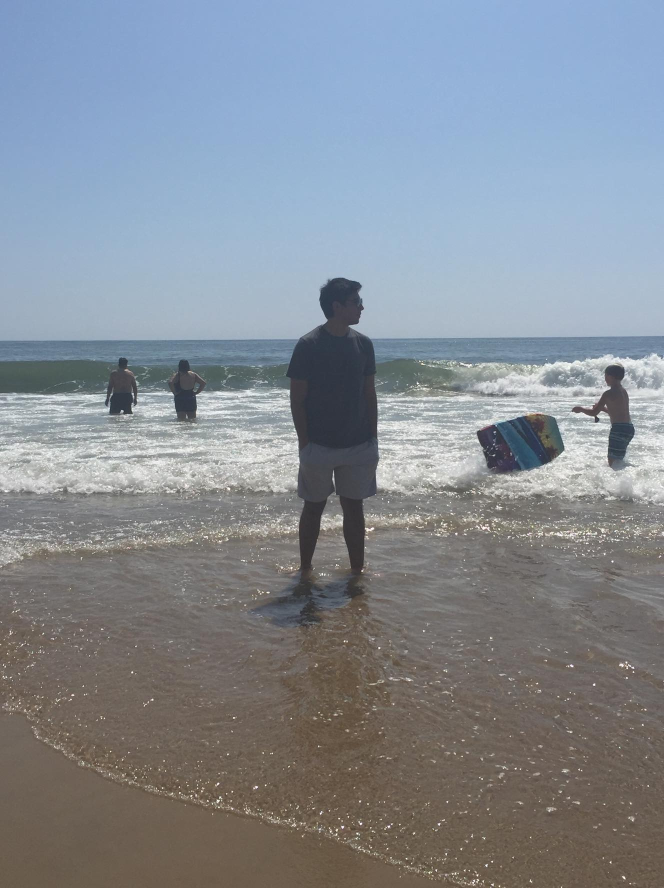
#> input picture Chapter 2/Histogram Of Oriented Gradients/test_e.jpg, 1328 x 1776 px (shown at 1/2 size)
$ python histogram.py
#> lines starting #> are read from the running program, lines starting #| are printed output that depends on the picture
import numpy as np
from skimage import exposure
from skimage import feature
import cv2

img = cv2.imread('test_e.jpg')
#> img is the input picture: shape (1776, 1328, 3); mean B, G, R 148.7, 140.1, 133.1

imX = 720
imY = 1080
img = cv2.resize(img,(imX,imY))
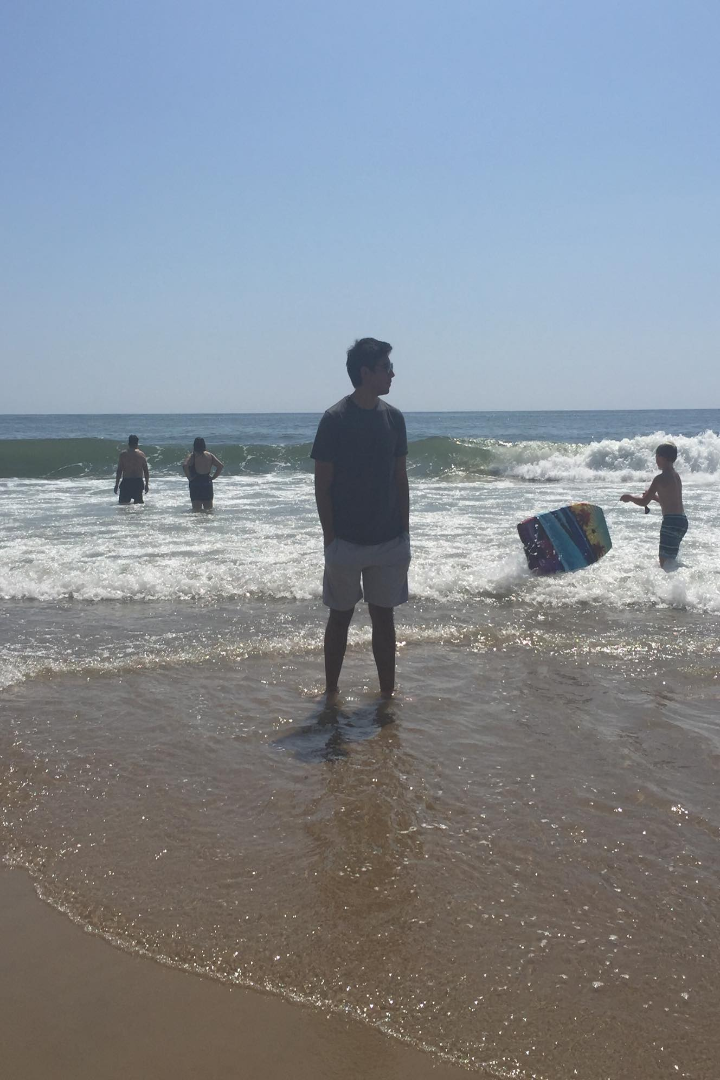
#> img: shape (1080, 720, 3); mean B, G, R 148.6, 140, 133

#Here we define the main parameters of the model
#The number of orientations will be 9 as we explained before
#We will have 64 pixels per cell
#Now we can divide the blocks in cells of 16 * 16, so we define blocks as 2 by 2
#each one of 8*8 pixels
#> (the run stopped early here; a loop or call above may not have finished)

$ run again, with Chapter 2/Histogram Of Oriented Gradients/face.jpg copied over Chapter 2/Histogram Of Oriented Gradients/test_e.jpg
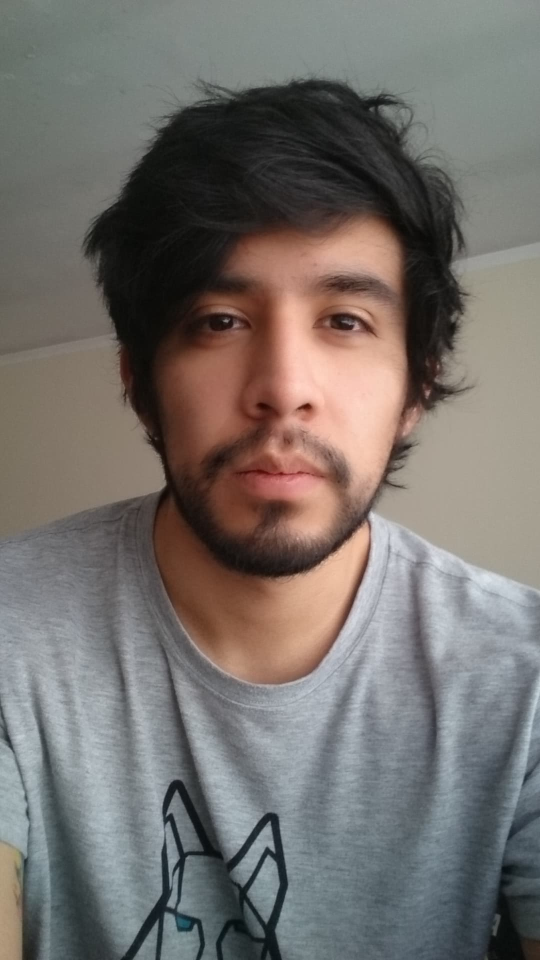
#> input picture Chapter 2/Histogram Of Oriented Gradients/face.jpg, 1080 x 1920 px (shown at 1/2 size)
#> img is the input picture: shape (1920, 1080, 3); mean B, G, R 108.3, 112.2, 117.1
#> `img = cv2.resize(img,(imX,imY))`:
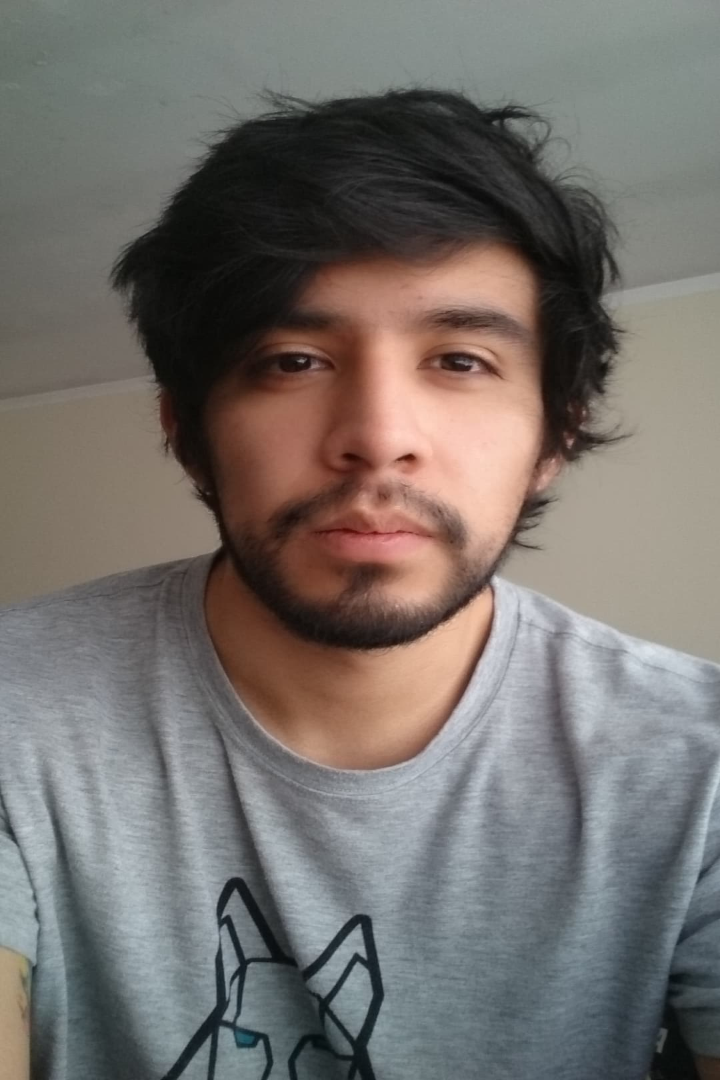
#> img: shape (1080, 720, 3); mean B, G, R 108.2, 112.1, 117.1

$ run again, with Chapter 2/Histogram Of Oriented Gradients/test_a.JPG copied over Chapter 2/Histogram Of Oriented Gradients/test_e.jpg
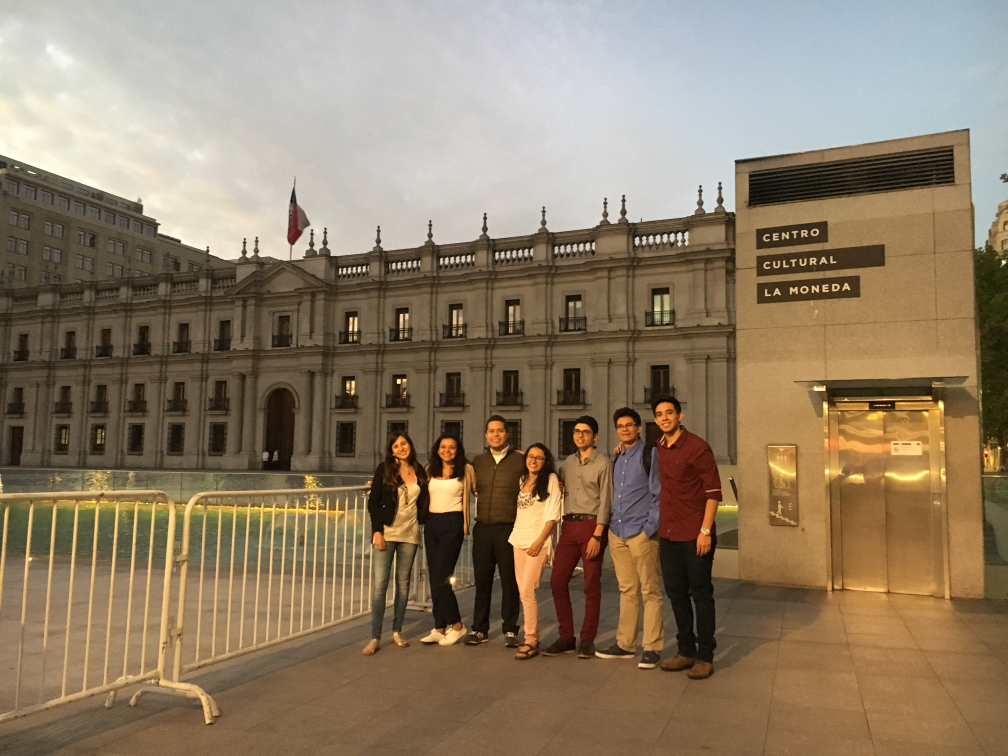
#> input picture Chapter 2/Histogram Of Oriented Gradients/test_a.JPG, 4032 x 3024 px (shown at 1/4 size)
#> img is the input picture: shape (3024, 4032, 3); mean B, G, R 101.6, 125, 142.9
#> `img = cv2.resize(img,(imX,imY))`:
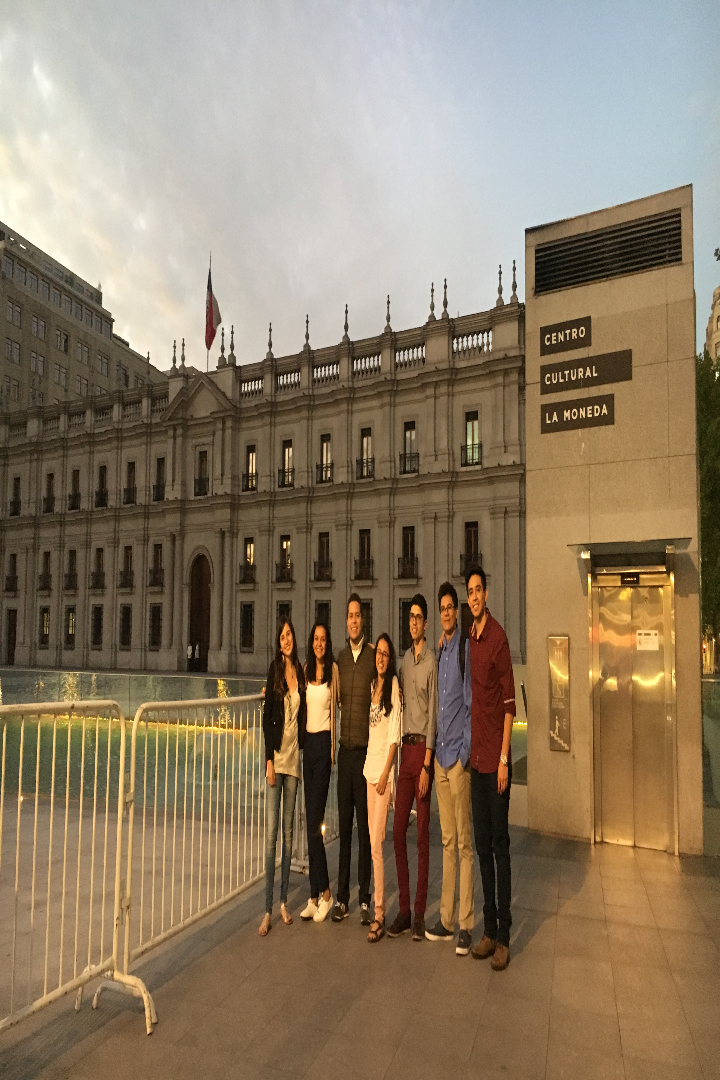
#> img: shape (1080, 720, 3); mean B, G, R 101.5, 125, 142.8
